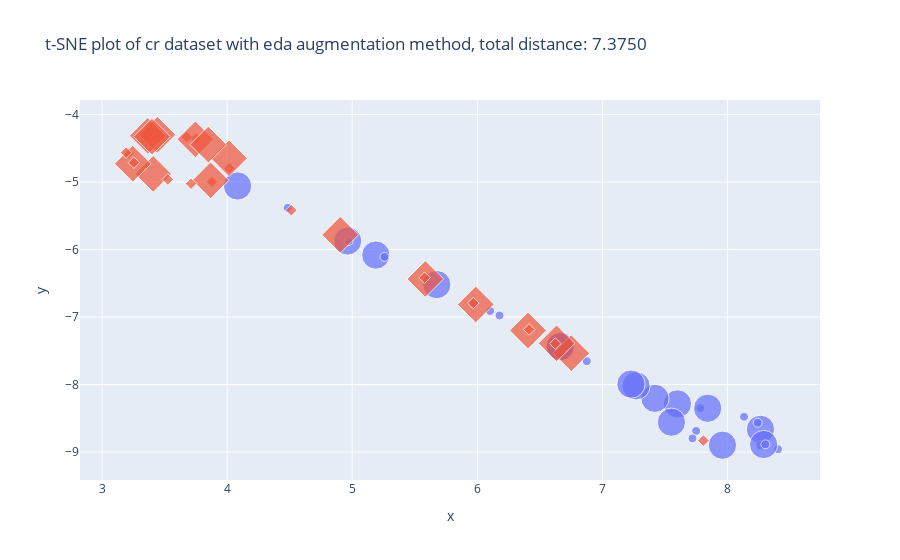

The code cell stored with this chart in its notebook:
### Code cell
plotly_tsne(df_t, 'cr','eda')

### Figure 1 — Plotly figure (JSON) as saved in the notebook; plotly's stock layout.template omitted (floating-point values rounded to 4 significant figures)
{"data": [{"customdata": [["No USB and no optical zoom, not great in low light", "Con (original)", 1.047], ["No USB and no optic zoom, not swell in low light", "Con (augmented)", 1.047], ["Port cover, antenna when extended, takes a bit to find sweet spot.", "Con (original)", 1.663], ["Port cover, antenna extended, takes a bit to find sweet.", "Con (augmented)", 1.663], ["Sometimes more than one sheet of paper is pulled through at a time", "Con (original)", 0.6704], ["Sometimes through than one sheet of paper is pulled more at a time", "Con (augmented)", 0.6704], ["Ink smears and ink blots", "Con (original)", 0.00808], ["blots smears and ink Ink", "Con (augmented)", 0.00808], ["Flash recharges slowly with NiMH. Small 8MB card.", "Con (original)", 2.567], ["Flash card slowly with NiMH. Small 8MB recharges.", "Con (augmented)", 2.567], ["could do with more pixals", "Con (original)", 0.3905], ["pixals do with more could", "Con (augmented)", 0.3905], ["No Back-light at night.", "Con (original)", 0.5599], ["No Back-light night at.", "Con (augmented)", 0.5599], ["Functions don't work as well as if individual items (separate fax, etc)", "Con (original)", 1.116], ["Functions don't work as etc as if individual items (separate fax, well)", "Con (augmented)", 1.116], ["Brightness varies too much on LCD, video out, and computer", "Con (original)", 0.4892], ["Brightness motley too much on LCD, picture out, and computer", "Con (augmented)", 0.4892], ["so new that it's hard to find or get accessories for", "Con (original)", 0.07405], ["so new find it's hard to that or get accessories for", "Con (augmented)", 0.07405], ["sh_t pictures most of the time, viewfinder not accurate", "Con (original)", 1.647], ["sh_t pictures most finder of the time, viewfinder not accurate", "Con (augmented)", 1.647], ["Does not fold very compact.", "Con (original)", 0.3018], ["Does not fold compact.", "Con (augmented)", 0.3018], ["Battery life is terrible", "Con (original)", 0.317], ["is life Battery terrible", "Con (augmented)", 0.317], ["A little noisy. ", "Con (original)", 2.193], ["A noisy. ", "Con (augmented)", 2.193], ["Software / driver problems", "Con (original)", 0.01433], ["Software / problems driver", "Con (augmented)", 0.01433]], "hovertemplate": "Text: %{customdata[0]} <br>Label: %{customdata[1]} <br>Distance: %{customdata[2]:.5f} <br>", "legendgroup": "red, ^", "marker": {"color": "#636efa", "size": [100, 10, 100, 10, 100, 10, 100, 10, 100, 10, 100, 10, 100, 10, 100, 10, 100, 10, 100, 10, 100, 10, 100, 10, 100, 10, 100, 10, 100, 10], "sizemode": "area", "sizeref": 0.25, "symbol": "circle"}, "mode": "markers", "name": "red, ^", "orientation": "v", "showlegend": true, "type": "scatter", "x": [7.599, 8.403, 6.662, 7.749, 6.663, 6.177, 4.963, 4.971, 4.083, 5.97, 7.42, 7.782, 8.263, 7.719, 7.268, 8.24, 7.228, 6.875, 5.188, 5.257, 5.676, 4.484, 7.959, 8.261, 7.841, 8.132, 7.551, 6.102, 8.288, 8.302], "xaxis": "x", "y": [-8.286, -8.958, -7.428, -8.686, -7.439, -6.978, -5.874, -5.877, -5.06, -6.801, -8.205, -8.349, -8.663, -8.797, -8.019, -8.567, -7.993, -7.655, -6.083, -6.11, -6.52, -5.384, -8.898, -8.9, -8.351, -8.476, -8.557, -6.911, -8.888, -8.885], "yaxis": "y"}, {"customdata": [["Buy it! Great first digital camera, Comes with docking station, charger, fair price, great quality.", "Pro (original)", 0.3138], ["Buy it! charger first digital great, Comes with docking station, Great, fair price, camera quality.", "Pro (augmented)", 0.3138], ["Easy to use, great battery life, variety of ringtones and faceplates to buy.", "Pro (original)", 0.3003], ["Easy to use, great battery life, of ringtones and faceplates buy.", "Pro (augmented)", 0.3003], ["fabulous picture quality, very quick operation", "Pro (original)", 0.6076], ["fabulous picture quality, very nimble operation", "Pro (augmented)", 0.6076], ["Great picture photos", "Pro (original)", 0.173], ["neat Great picture photos", "Pro (augmented)", 0.173], ["Quality LCD Screen, no shutter lag, excellent pictures, fantastic movies.", "Pro (original)", 0.6429], ["Quality LCD cover, no shutter lag, fantabulous pictures, fantastic movies.", "Pro (augmented)", 0.6429], ["A solidly built  great little printer.", "Pro (original)", 0.4125], ["A printer built  great little solidly.", "Pro (augmented)", 0.4125], ["small, enough features &#13;&#10;", "Pro (original)", 0.233], ["small, enough features &#thirteen;&#10;", "Pro (augmented)", 0.233], ["speed, clarity", "Pro (original)", 0.02866], ["speed, velocity clarity", "Pro (augmented)", 0.02866], ["Great Pictures", "Pro (original)", 0.4831], ["Pictures Great", "Pro (augmented)", 0.4831], ["Excellent quality prints., Easy to install.", "Pro (original)", 0.6098], ["Excellent quality prints., Easy to.", "Pro (augmented)", 0.6098], ["5 MP, manual features, construction, quality pictures, software interface, quick charger.", "Pro (original)", 0.01915], ["5 MP, manual features, charger, quality pictures, software interface, quick construction.", "Pro (augmented)", 0.01915], ["It's cheap", "Pro (original)", 0.5342], ["It's ", "Pro (augmented)", 0.5342], ["egronomic shape, inexpensive, loud ringer, several accessories included, fm tuner, minibrowser", "Pro (original)", 1.67], ["egronomic shape,, loud ringer, several accessories, fm tuner, minibrowser", "Pro (augmented)", 1.67], ["instant photos, ease of carrying, no downloading", "Pro (original)", 0.01057], ["instant carrying, ease of photos, no downloading", "Pro (augmented)", 0.01057], ["...small", "Pro (original)", 0.01747], ["...small", "Pro (augmented)", 0.01747]], "hovertemplate": "Text: %{customdata[0]} <br>Label: %{customdata[1]} <br>Distance: %{customdata[2]:.5f} <br>", "legendgroup": "blue, o", "marker": {"color": "#EF553B", "size": [100, 10, 100, 10, 100, 10, 100, 10, 100, 10, 100, 10, 100, 10, 100, 10, 100, 10, 100, 10, 100, 10, 100, 10, 100, 10, 100, 10, 100, 10], "sizemode": "area", "sizeref": 0.25, "symbol": "diamond"}, "mode": "markers", "name": "blue, o", "orientation": "v", "showlegend": true, "type": "scatter", "x": [3.443, 3.752, 3.366, 3.214, 3.409, 3.677, 3.246, 3.193, 3.746, 3.878, 3.399, 3.254, 3.868, 4.018, 5.987, 5.968, 4.015, 3.712, 3.85, 3.526, 5.584, 5.578, 4.904, 4.513, 6.751, 7.807, 6.633, 6.623, 6.405, 6.414], "xaxis": "x", "y": [-4.303, -4.356, -4.317, -4.577, -4.882, -4.337, -4.731, -4.566, -4.37, -4.999, -4.33, -4.716, -4.976, -4.798, -6.814, -6.793, -4.65, -5.026, -4.447, -4.964, -6.437, -6.418, -5.783, -5.419, -7.536, -8.83, -7.39, -7.394, -7.2, -7.185], "yaxis": "y"}], "layout": {"legend": {"itemsizing": "constant", "title": {"text": "color, symbol"}, "tracegroupgap": 0}, "showlegend": false, "title": {"text": "t-SNE plot of cr dataset with eda augmentation method, total distance: 7.3750"}, "xaxis": {"anchor": "y", "domain": [0, 1], "title": {"text": "x"}}, "yaxis": {"anchor": "x", "domain": [0, 1], "title": {"text": "y"}}}}
